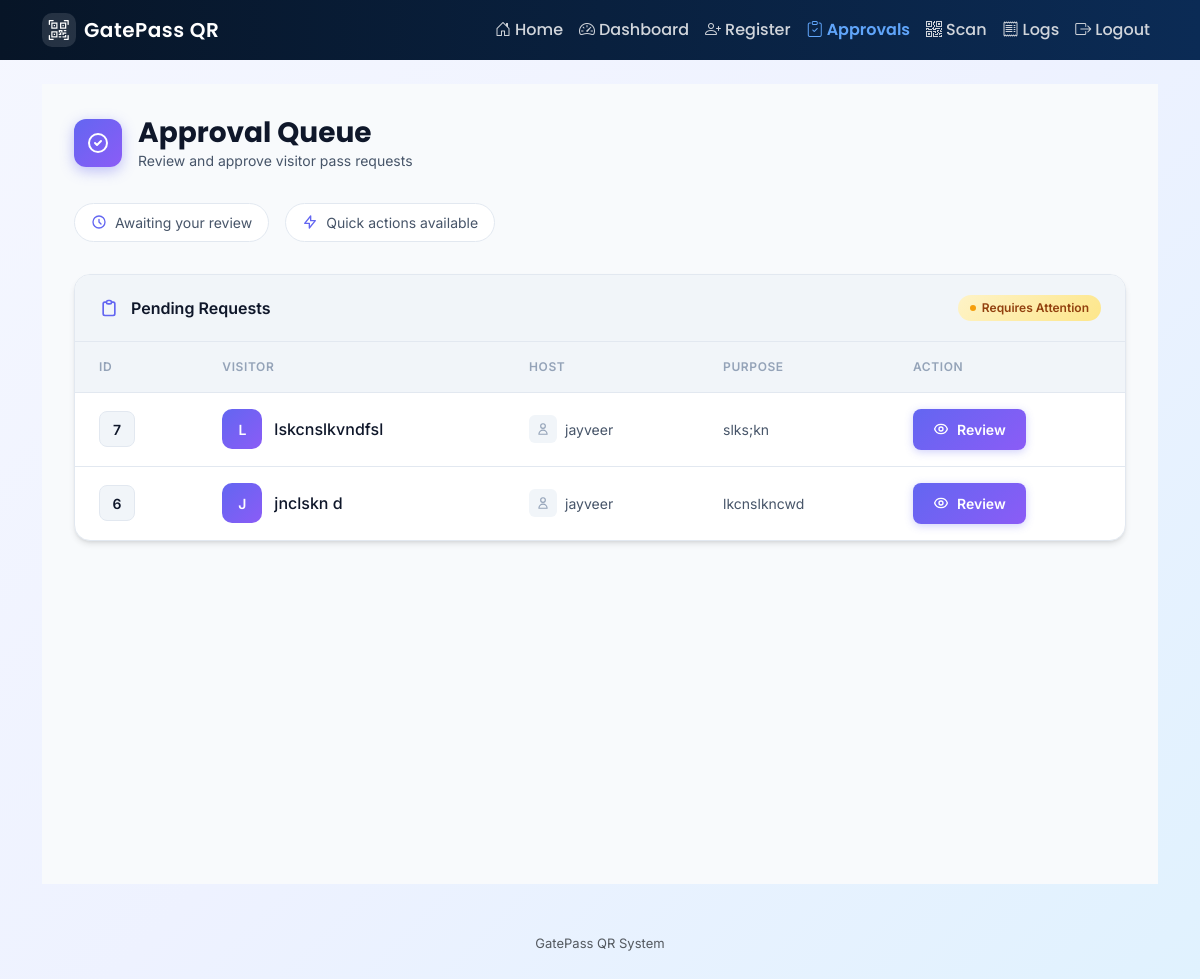
The page /approvals/ (signed in) on the database as committed earlier.
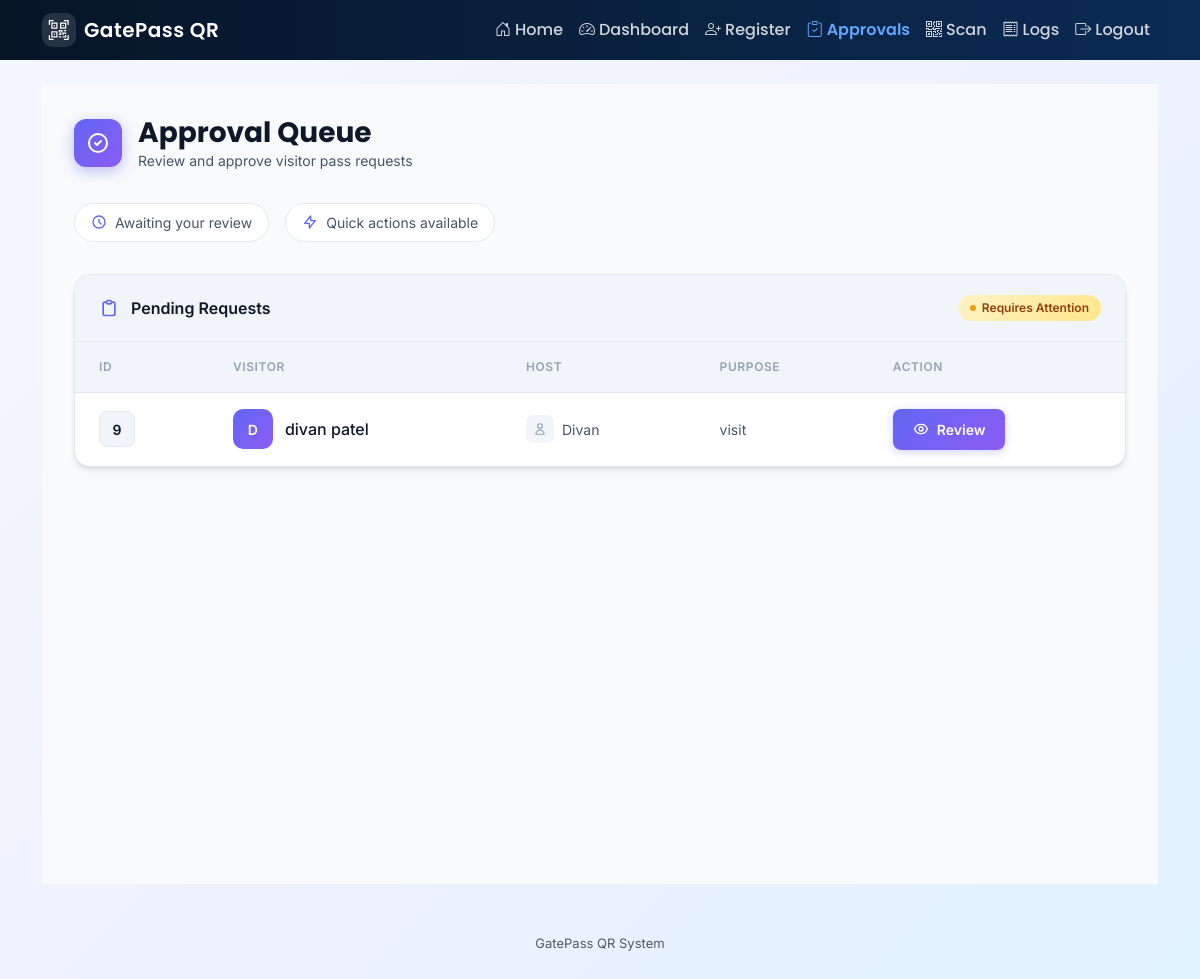
The same page on the database as committed later.
### visitors/models.py (models this page shows, shortened)
class VisitorPass(models.Model):
    STATUS_PENDING = "pending"
    STATUS_APPROVED = "approved"
    STATUS_REJECTED = "rejected"
    STATUS_CHECKED_IN = "checked_in"
    STATUS_CHECKED_OUT = "checked_out"
    STATUS_EXPIRED = "expired"
    STATUS_CHOICES = [
        (STATUS_PENDING, "Pending"),
        (STATUS_APPROVED, "Approved"),
        (STATUS_REJECTED, "Rejected"),
        (STATUS_CHECKED_IN, "Checked-In"),
        (STATUS_CHECKED_OUT, "Checked-Out"),
        (STATUS_EXPIRED, "Expired"),
    ]
    visitor_name = models.CharField(max_length=200)
    phone_number = models.CharField(max_length=20)
    email = models.EmailField(blank=True)
    id_proof = models.FileField(upload_to="id_proofs/", blank=True, null=True)
    purpose = models.TextField()
    host = models.ForeignKey(User, on_delete=models.PROTECT, related_name="hosted_visits")
    reference_by = models.CharField(max_length=200, blank=True)
    visitor_type = models.CharField(max_length=100, blank=True, default="General")
    valid_from = models.DateTimeField()
    valid_until = models.DateTimeField()
    is_multi_entry = models.BooleanField(default=False)
    status = models.CharField(max_length=20, choices=STATUS_CHOICES, default=STATUS_PENDING)
    approval_note = models.CharField(max_length=255, blank=True)
    approved_by = models.ForeignKey(
        User, on_delete=models.SET_NULL, null=True, blank=True, related_name="approved_visits"
    )
    approved_at = models.DateTimeField(null=True, blank=True)
    qr_token = models.TextField(blank=True)
    qr_image = models.ImageField(upload_to="qr_codes/", blank=True, null=True)
    is_used = models.BooleanField(default=False)
    check_in_at = models.DateTimeField(null=True, blank=True)
    check_out_at = models.DateTimeField(null=True, blank=True)
    check_in_gate = models.ForeignKey(
        Gate, on_delete=models.SET_NULL, null=True, blank=True, related_name="checkin_passes"
    )
    check_out_gate = models.ForeignKey(
        Gate, on_delete=models.SET_NULL, null=True, blank=True, related_name="checkout_passes"
    )
    created_by = models.ForeignKey(User, on_delete=models.PROTECT, related_name="created_visits")
    created_at = models.DateTimeField(auto_now_add=True)
    class Meta:
        ordering = ["-created_at"]

### visitors/views.py (the view)
# urls.py: path("approvals/", views.approval_queue, name="approval_queue"),
@login_required
@role_required("admin", "host")
def approval_queue(request):
    qs = VisitorPass.objects.filter(status="pending").select_related("host")
    if request.user.profile.role == "host" and not is_org_admin(request.user):
        qs = qs.filter(host=request.user)
    return render(request, "visitors/approval_queue.html", {"passes": qs})

### accounts/permissions.py (called while the page is built)
def is_org_admin(user):
    if not user.is_authenticated:
        return False
    if user.is_superuser:
        return True
    role = getattr(getattr(user, "profile", None), "role", None)
    return role == UserProfile.ROLE_ADMIN

def role_required(*allowed_roles):
    def decorator(view_func):
        @wraps(view_func)
        def _wrapped(request, *args, **kwargs):
            if not request.user.is_authenticated:
                return HttpResponseForbidden("Login required")
            role = getattr(getattr(request.user, "profile", None), "role", None)
            if request.user.is_superuser or role in allowed_roles:
                return view_func(request, *args, **kwargs)
            return HttpResponseForbidden("Access denied")
        return _wrapped
    return decorator

### templates/visitors/approval_queue.html (shortened to what this page needs)
{% extends "base.html" %}
{% block content %}
<div class="approval-container">
  <div class="page-header">
    <div class="header-content">
      <div class="header-icon">
        <svg xmlns="http://www.w3.org/2000/svg" fill="none" viewBox="0 0 24 24" stroke="currentColor" stroke-width="2">
          <path stroke-linecap="round" stroke-linejoin="round" d="M9 12l2 2 4-4m6 2a9 9 0 11-18 0 9 9 0 0118 0z" />
        </svg>
      </div>
      <div class="header-text">
        <h3>Approval Queue</h3>
        <p>Review and approve visitor pass requests</p>
      </div>
    </div>
  </div>
  <div class="stats-bar">
    <div class="stat-chip">
      <svg xmlns="http://www.w3.org/2000/svg" fill="none" viewBox="0 0 24 24" stroke="currentColor" stroke-width="2">
        <path stroke-linecap="round" stroke-linejoin="round" d="M12 8v4l3 3m6-3a9 9 0 11-18 0 9 9 0 0118 0z" />
      </svg>
      <span>Awaiting your review</span>
    </div>
    <div class="stat-chip">
      <svg xmlns="http://www.w3.org/2000/svg" fill="none" viewBox="0 0 24 24" stroke="currentColor" stroke-width="2">
        <path stroke-linecap="round" stroke-linejoin="round" d="M13 10V3L4 14h7v7l9-11h-7z" />
      </svg>
      <span>Quick actions available</span>
    </div>
  </div>
  <div class="table-card">
    <div class="table-header">
      <div class="table-title">
        <svg xmlns="http://www.w3.org/2000/svg" fill="none" viewBox="0 0 24 24" stroke="currentColor" stroke-width="2">
          <path stroke-linecap="round" stroke-linejoin="round" d="M9 5H7a2 2 0 00-2 2v12a2 2 0 002 2h10a2 2 0 002-2V7a2 2 0 00-2-2h-2M9 5a2 2 0 002 2h2a2 2 0 002-2M9 5a2 2 0 012-2h2a2 2 0 012 2" />
        </svg>
        Pending Requests
      </div>
      <div class="pending-badge">
        <span class="pulse-dot"></span>
        Requires Attention
      </div>
    </div>
    <table class="modern-table">
      <thead>
        <tr>
          <th>ID</th>
          <th>Visitor</th>
          <th>Host</th>
          <th>Purpose</th>
          <th>Action</th>
        </tr>
      </thead>
      <tbody>
        {% for p in passes %}
        <tr>
          <td>
            <span class="id-badge">{{ p.id }}</span>
          </td>
          <td>
            <div class="visitor-cell">
              <div class="visitor-avatar">{{ p.visitor_name|make_list|first|upper }}</div>
              <span class="visitor-name">{{ p.visitor_name }}</span>
            </div>
          </td>
          <td>
            <div class="host-cell">
              <div class="host-icon">
                <svg xmlns="http://www.w3.org/2000/svg" fill="none" viewBox="0 0 24 24" stroke="currentColor" stroke-width="2">
                  <path stroke-linecap="round" stroke-linejoin="round" d="M16 7a4 4 0 11-8 0 4 4 0 018 0zM12 14a7 7 0 00-7 7h14a7 7 0 00-7-7z" />
                </svg>
              </div>
              <span class="host-name">{{ p.host.username }}</span>
            </div>
          </td>
          <td>
            <span class="purpose-text" title="{{ p.purpose }}">{{ p.purpose|truncatechars:50 }}</span>
          </td>
          <td>
            <a class="review-btn" href="{% url 'review_pass' p.id %}">
              Review
            </a>
          </td>
        </tr>
        {% endfor %}
      </tbody>
    </table>
  </div>
</div>
{% endblock %}

Rows that differ between the two databases and show on the page:
removed VisitorPass: id "7", visitor_name|make_list "L", visitor_name "lskcnslkvndfsl", host.username "jayveer", purpose "slks;kn"
removed VisitorPass: id "6", visitor_name|make_list "J", visitor_name "jnclskn d", host.username "jayveer", purpose "lkcnslkncwd"
added VisitorPass: id "9", visitor_name|make_list "D", visitor_name "divan patel", host.username "Divan", purpose "visit"
